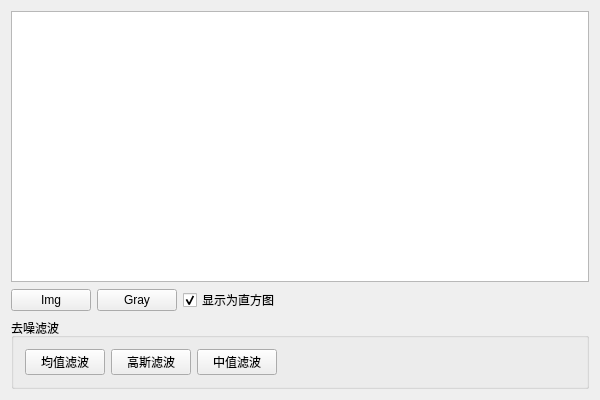
<?xml version="1.0" encoding="UTF-8"?>
<ui version="4.0">
 <class>FilteringWithCVClass</class>
 <widget class="QWidget" name="FilteringWithCVClass">
  <property name="geometry">
   <rect>
    <x>0</x>
    <y>0</y>
    <width>600</width>
    <height>400</height>
   </rect>
  </property>
  <property name="windowTitle">
   <string>FilteringWithCV</string>
  </property>
  <layout class="QGridLayout" name="gridLayout">
   <item row="1" column="3">
    <spacer name="horizontalSpacer">
     <property name="orientation">
      <enum>Qt::Horizontal</enum>
     </property>
     <property name="sizeHint" stdset="0">
      <size>
       <width>40</width>
       <height>20</height>
      </size>
     </property>
    </spacer>
   </item>
   <item row="1" column="2">
    <widget class="QCheckBox" name="checkBox">
     <property name="text">
      <string>显示为直方图</string>
     </property>
     <property name="checked">
      <bool>true</bool>
     </property>
     <property name="tristate">
      <bool>false</bool>
     </property>
    </widget>
   </item>
   <item row="0" column="0" colspan="4">
    <widget class="pGraphicsViewer" name="graphicsView"/>
   </item>
   <item row="1" column="0">
    <widget class="QPushButton" name="pushButton">
     <property name="text">
      <string>Img</string>
     </property>
    </widget>
   </item>
   <item row="2" column="0" colspan="4">
    <widget class="QGroupBox" name="groupBox">
     <property name="title">
      <string>去噪滤波</string>
     </property>
     <layout class="QGridLayout" name="gridLayout_2">
      <item row="0" column="5">
       <spacer name="horizontalSpacer_2">
        <property name="orientation">
         <enum>Qt::Horizontal</enum>
        </property>
        <property name="sizeHint" stdset="0">
         <size>
          <width>40</width>
          <height>20</height>
         </size>
        </property>
       </spacer>
      </item>
      <item row="0" column="3">
       <widget class="QPushButton" name="pushButton_4">
        <property name="text">
         <string>中值滤波</string>
        </property>
       </widget>
      </item>
      <item row="0" column="2">
       <widget class="QPushButton" name="pushButton_3">
        <property name="text">
         <string>高斯滤波</string>
        </property>
       </widget>
      </item>
      <item row="0" column="1">
       <widget class="QPushButton" name="pushButton_2">
        <property name="text">
         <string>均值滤波</string>
        </property>
       </widget>
      </item>
     </layout>
    </widget>
   </item>
   <item row="1" column="1">
    <widget class="QPushButton" name="pushButton_5">
     <property name="text">
      <string>Gray</string>
     </property>
    </widget>
   </item>
  </layout>
  <action name="action123">
   <property name="text">
    <string>123</string>
   </property>
  </action>
 </widget>
 <layoutdefault spacing="6" margin="11"/>
 <customwidgets>
  <customwidget>
   <class>pGraphicsViewer</class>
   <extends>QGraphicsView</extends>
   <header>../GraphicsViewer/pGraphicsViewer.h</header>
  </customwidget>
 </customwidgets>
 <resources>
  <include location="FilteringWithCV.qrc"/>
 </resources>
 <connections/>
</ui>
